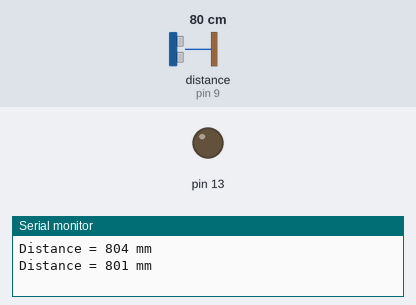
A sketch run on a simulated Arduino Uno, built with avr-gcc and run on an emulated ATmega328P. Shown: output pins drawn as LEDs (lit = HIGH), the last lines printed to the serial monitor. Wiring (inferred from the names in the program): ultrasonic range finder: trigger pin 8; echo pin 9. The test bench sets the inputs (shaded band); at power-on: distance to the obstacle (sensor on pin 9) 80 cm. The echo pulse lasts 58.3 µs per cm; pins used as bus, display or sensor lines are not drawn.

Above: at 1.8 s.
1.9 s: distance to the obstacle (sensor on pin 9) set to 2 cm
At 3.0 s:
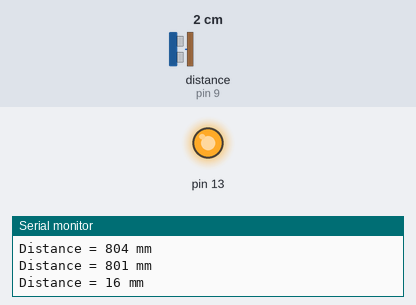
3.5 s: distance to the obstacle (sensor on pin 9) set to 5 cm
At 4.6 s:
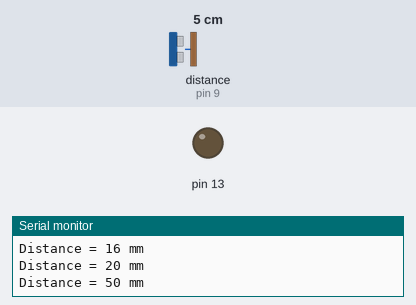
Timing chart, 0 to 6.5 s (numbered marks = the images above; inputs shaded):
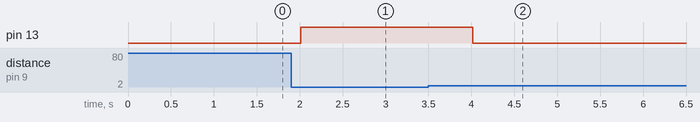

The sketch:

HC-SR04.ino
```cpp
const int TriggerPin = 8;      //Trig pin
const int EchoPin = 9;         //Echo pin
long Duration = 0;

void setup(){
  pinMode(13,OUTPUT);
  pinMode(TriggerPin,OUTPUT);  // Trigger is an output pin
  pinMode(EchoPin,INPUT);      // Echo is an input pin
  Serial.begin(9600);          // Serial Output
}

void loop(){
  digitalWrite(TriggerPin, LOW);
  delayMicroseconds(2);
  digitalWrite(TriggerPin, HIGH);          // Trigger pin to HIGH
  delayMicroseconds(10);                   // 10us high
  digitalWrite(TriggerPin, LOW);           // Trigger pin to HIGH

  Duration = pulseIn(EchoPin,HIGH);        // Waits for the echo pin to get high
                                           // returns the Duration in microseconds
  long Distance_mm = Distance(Duration);   // Use function to calculate the distance

  Serial.print("Distance = ");             // Output to serial
  Serial.print(Distance_mm);
  Serial.println(" mm");

 if(Distance_mm < 40){
  digitalWrite(13, HIGH);
 }else{
  digitalWrite(13, LOW);
 }
  delay(1000);                             // Wait to do next measurement
}

long Distance(long time)
{
    // Calculates the Distance in mm
    // ((time)*(Speed of sound))/ toward and backward of object) * 10

    long DistanceCalc;                      // Calculation variable
    DistanceCalc = ((time /2.9) / 2);     // Actual calculation in mm
    //DistanceCalc = time / 74 / 2;         // Actual calculation in inches
    return DistanceCalc;                    // return calculated value
}
```

Measured:
- the behaviour switches between 3 and 4 cm on distance to the obstacle (sensor on pin 9) (found by bisection; images 1 and 2)
- after the input at 1.9 s, pin 13: LOW → HIGH after 0.11 s
- after the input at 3.5 s, pin 13: HIGH → LOW after 0.51 s
